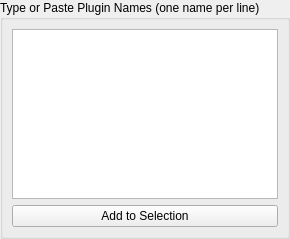
<?xml version="1.0" encoding="UTF-8"?>
<ui version="4.0">
 <class>PluginTextWidget</class>
 <widget class="QWidget" name="PluginTextWidget">
  <property name="geometry">
   <rect>
    <x>0</x>
    <y>0</y>
    <width>290</width>
    <height>239</height>
   </rect>
  </property>
  <property name="sizePolicy">
   <sizepolicy hsizetype="Expanding" vsizetype="Expanding">
    <horstretch>0</horstretch>
    <verstretch>0</verstretch>
   </sizepolicy>
  </property>
  <layout class="QVBoxLayout" name="verticalLayout_2">
   <property name="spacing">
    <number>0</number>
   </property>
   <property name="leftMargin">
    <number>0</number>
   </property>
   <property name="topMargin">
    <number>0</number>
   </property>
   <property name="rightMargin">
    <number>0</number>
   </property>
   <property name="bottomMargin">
    <number>0</number>
   </property>
   <item>
    <widget class="QGroupBox" name="groupBox">
     <property name="title">
      <string>Type or Paste Plugin Names (one name per line)</string>
     </property>
     <layout class="QVBoxLayout" name="verticalLayout">
      <item>
       <widget class="TextStatusEditComplete" name="edit"/>
      </item>
      <item>
       <widget class="QPushButton" name="button">
        <property name="text">
         <string>Add to Selection</string>
        </property>
       </widget>
      </item>
     </layout>
    </widget>
   </item>
  </layout>
 </widget>
 <customwidgets>
  <customwidget>
   <class>TextStatusEditComplete</class>
   <extends>QPlainTextEdit</extends>
   <header>mergewizard/widgets/TextStatusEditComplete.h</header>
  </customwidget>
 </customwidgets>
 <resources/>
 <connections/>
</ui>
